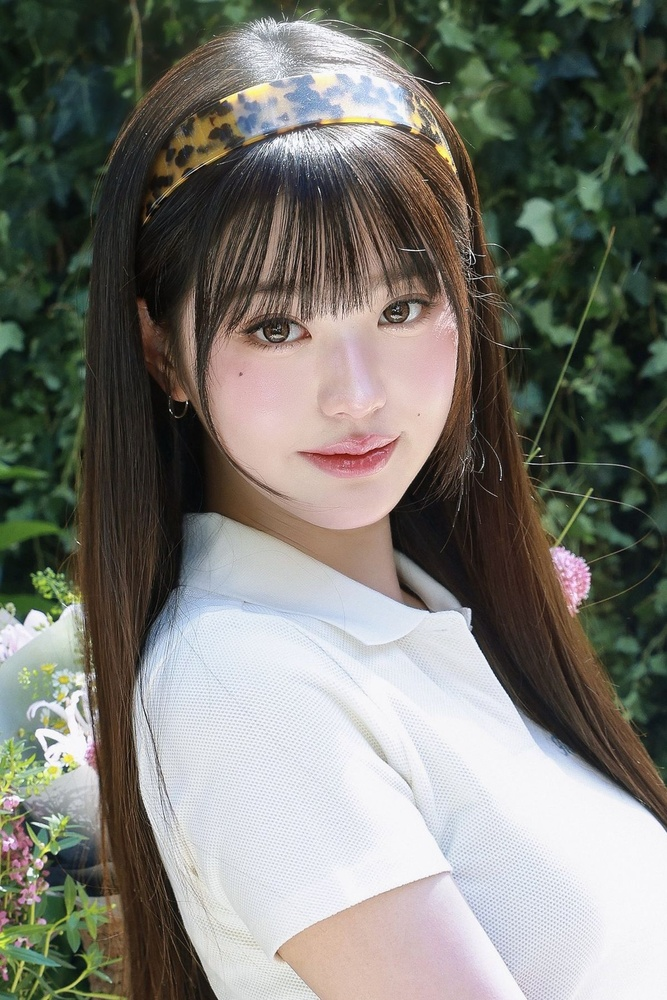
#> input picture IMG/Wonyoung.jpg, 667 x 1000 px, shrunk from 1200 x 1800 before the run
$ python Recortar.py
#> lines starting #> are read from the running program, lines starting #| are printed output that depends on the picture

from PIL import Image

img = Image.open("../IMG/Wonyoung.jpg")
#> img is the input picture: PIL image 667x1000 RGB; mean R, G, B 121.7, 121.3, 113.9

# (izquierda, arriba, derecha, abajo)
img_recortar = img.crop((50, 50, 300, 300))
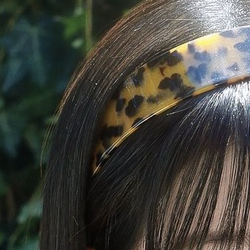
#> img_recortar: PIL image 250x250 RGB; mean R, G, B 67.1, 66.9, 59.8
img_recortar.show()

$ run again, with IMG/Juhoon.jpg copied over IMG/Wonyoung.jpg
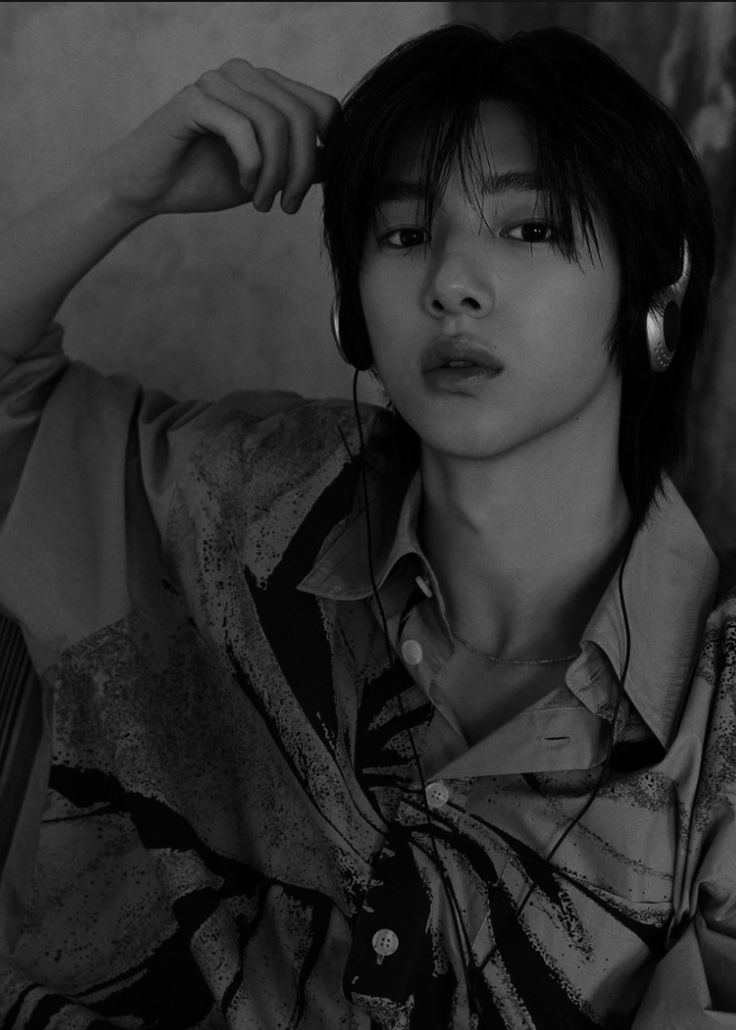
#> input picture IMG/Juhoon.jpg, 736 x 1030 px
#> img is the input picture: PIL image 736x1030 RGB; min 0, max 190, mean 43.9
#> `img_recortar = img.crop((50, 50, 300, 300))`:
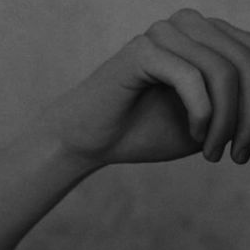
#> img_recortar: PIL image 250x250 RGB; min 8, max 106, mean 70.2
